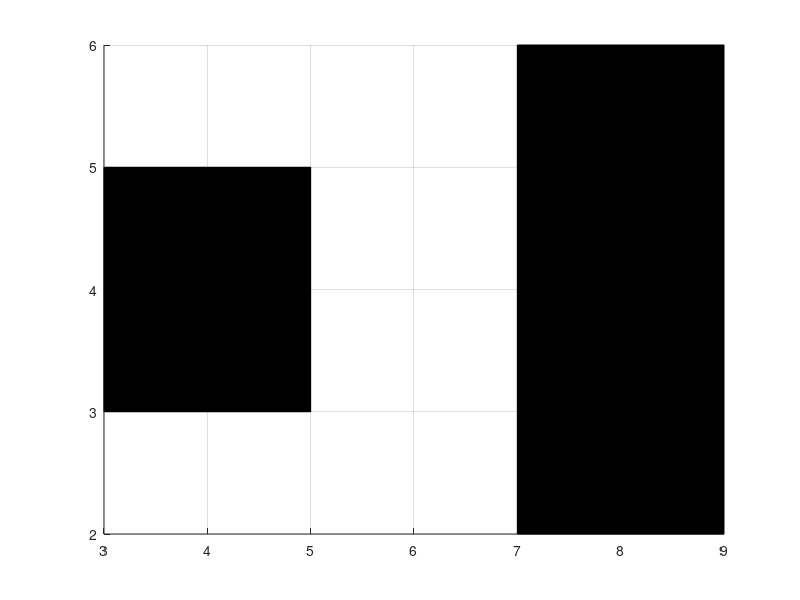

Write the MATLAB code that produced this figure. (Note: this script raises an error after producing the figure.)
clear all 

 %%Defining maximum size of the map
 % size of map on x-axis 
 x_max = 10;
 % size of map along y-axis 
 y_max = 10;
 % x-coordinate of the start position 
 x_s = 1;
 % y-coordinate of the start position
 y_s = 5;
 % x-coordinate  of the target point 
 x_t = 10;
 % y-ccordinate of the target point 
 y_t = 5;
 
 % create a matrix filled with zeros 
 Map = zeros(x_max, y_max)
 % Define obstacle's origin 
 % Here we have two obstacles 
 obstacle_origin_1 = [3,3];
 obstacle_origin_2 = [7,2];
 % size of the obstacle 
 obstacle_size_1 = [2,2];
 obstacle_size_2 = [2,4];
 
%  Fill the map with the obstacles 
 for i = obstacle_origin_1(1) : obstacle_origin_1(1) + obstacle_size_1(1)      
     for j = obstacle_origin_1(2) : obstacle_origin_1(2) + obstacle_size_1(2)
        Map(i,j) = 1;
     end
 end
 for a = obstacle_origin_2(1) : obstacle_origin_2(1) + obstacle_size_2(1)      
     for b = obstacle_origin_2(2) : obstacle_origin_2(2) + obstacle_size_2(2)
        Map(a,b) = 1;
     end
 end
 
 % Fill the map with the start point 
 Map(x_s, y_s) = 2;
 % Fill the map with the target pointb
 Map(x_t, y_t) = 3;
 % Plot the map along with obstacle, start point and target  point
 figure 
 grid on 
 hold on
 
 % patch(x,y) draws a solid shape specified by the coordinate vectors x and y. 
 % The color of the shape is the current foreground color.
 % Drawing the obstacle using patch command 
 patch( [obstacle_origin_1(1) obstacle_origin_1(1)+obstacle_size_1(1) obstacle_origin_1(1)+obstacle_size_1(1) obstacle_origin_1(1)], [obstacle_origin_1(2) obstacle_origin_1(2) obstacle_origin_1(2)+obstacle_size_1(2) obstacle_origin_1(2)+obstacle_size_1(2)],'k');
 patch( [obstacle_origin_2(1) obstacle_origin_2(1)+obstacle_size_2(1) obstacle_origin_2(1)+obstacle_size_2(1) obstacle_origin_2(1)], [obstacle_origin_2(2) obstacle_origin_2(2) obstacle_origin_2(2)+obstacle_size_2(2) obstacle_origin_2(2)+obstacle_size_2(2)],'k');
 
  % Draw the location of start point 
  scatter(x_s,y_s,'o','r','filled');
  % Draw the target point 
  scatter(x_t,y_t,'o','g','filled');
  % Making the grid cells fixed length 
  set(gca,'xtick',0:1:x_max)
  set(gca,'ytick',0:1:y_max)
  
  % Define start and ending of axis 
  axis([0 x_max 0 y_max])
  
